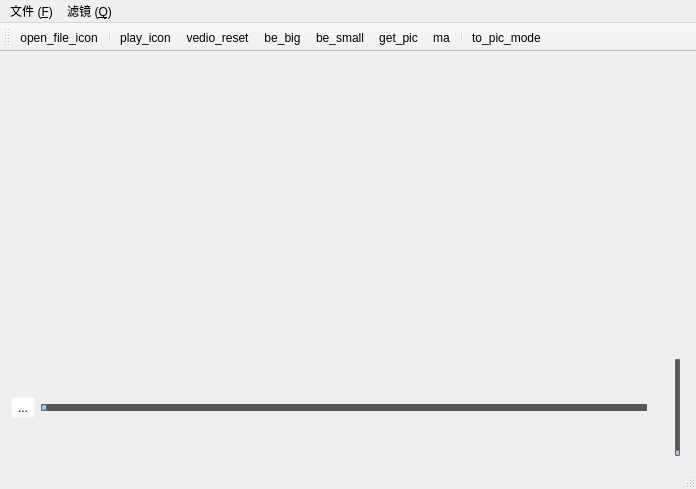
<?xml version="1.0" encoding="UTF-8"?>
<ui version="4.0">
 <class>MainWindow</class>
 <widget class="QMainWindow" name="MainWindow">
  <property name="geometry">
   <rect>
    <x>0</x>
    <y>0</y>
    <width>696</width>
    <height>489</height>
   </rect>
  </property>
  <property name="windowTitle">
   <string>189050741 zzy</string>
  </property>
  <property name="windowIcon">
   <iconset resource="img.qrc">
    <normaloff>:/img/images/codeforces.png</normaloff>:/img/images/codeforces.png</iconset>
  </property>
  <widget class="QWidget" name="centralWidget">
   <layout class="QHBoxLayout" name="horizontalLayout_2">
    <item>
     <layout class="QVBoxLayout" name="verticalLayout" stretch="6,2">
      <item>
       <widget class="QLabel" name="label">
        <property name="text">
         <string/>
        </property>
        <property name="alignment">
         <set>Qt::AlignCenter</set>
        </property>
       </widget>
      </item>
      <item>
       <layout class="QHBoxLayout" name="horizontalLayout">
        <item>
         <widget class="QToolButton" name="toolButton_play">
          <property name="styleSheet">
           <string notr="true">background-color: rgba(255, 255, 255, 0);</string>
          </property>
          <property name="text">
           <string>...</string>
          </property>
          <property name="icon">
           <iconset resource="img.qrc">
            <normaloff>:/img/images/pause.png</normaloff>:/img/images/pause.png</iconset>
          </property>
          <property name="iconSize">
           <size>
            <width>30</width>
            <height>30</height>
           </size>
          </property>
         </widget>
        </item>
        <item>
         <widget class="QSlider" name="video_slider">
          <property name="styleSheet">
           <string notr="true">QSlider::groove:horizontal {
border: 1px solid #4A708B;
background: #C0C0C0;
height: 5px;
border-radius: 1px;
padding-left:-1px;
padding-right:-1px;
}

QSlider::sub-page:horizontal {
background: qlineargradient(x1:0, y1:0, x2:0, y2:1, 
    stop:0 #B1B1B1, stop:1 #c4c4c4);
background: qlineargradient(x1: 0, y1: 0.2, x2: 1, y2: 1,
    stop: 0 #5DCCFF, stop: 1 #1874CD);
border: 1px solid #4A708B;
height: 10px;
border-radius: 2px;
}

QSlider::add-page:horizontal {
background: #575757;
border: 0px solid #777;
height: 10px;
border-radius: 2px;
}

QSlider::handle:horizontal 
{
    background: qradialgradient(spread:pad, cx:0.5, cy:0.5, radius:0.5, fx:0.5, fy:0.5, 
    stop:0.6 #45ADED, stop:0.778409 rgba(255, 255, 255, 255));

    width: 11px;
    margin-top: -3px;
    margin-bottom: -3px;
    border-radius: 5px;
}

QSlider::handle:horizontal:hover {
    background: qradialgradient(spread:pad, cx:0.5, cy:0.5, radius:0.5, fx:0.5, fy:0.5, stop:0.6 #2A8BDA, 
    stop:0.778409 rgba(255, 255, 255, 255));

    width: 11px;
    margin-top: -3px;
    margin-bottom: -3px;
    border-radius: 5px;
}

QSlider::sub-page:horizontal:disabled {
background: #00009C;
border-color: #999;
}

QSlider::add-page:horizontal:disabled {
background: #eee;
border-color: #999;
}

QSlider::handle:horizontal:disabled {
background: #eee;
border: 1px solid #aaa;
border-radius: 4px;
}</string>
          </property>
          <property name="orientation">
           <enum>Qt::Horizontal</enum>
          </property>
         </widget>
        </item>
        <item>
         <widget class="QLabel" name="time_label">
          <property name="font">
           <font>
            <family>Consolas</family>
            <pointsize>14</pointsize>
           </font>
          </property>
          <property name="text">
           <string/>
          </property>
         </widget>
        </item>
        <item>
         <widget class="QSlider" name="volume_slider">
          <property name="styleSheet">
           <string notr="true">
QSlider::groove:vertical {
border: 1px solid #4A708B;
background: #C0C0C0;
width: 5px;
border-radius: 1px;
padding-left:-1px;
padding-right:-1px;
padding-top:-1px;
padding-bottom:-1px;
}

QSlider::sub-page:vertical {
background: #575757;
border: 1px solid #4A708B;
border-radius: 2px;
}

QSlider::add-page:vertical {
background: qlineargradient(x1:0, y1:0, x2:0, y2:1, 
    stop:0 #c4c4c4, stop:1 #B1B1B1);
background: qlineargradient(x1: 0, y1: 0.2, x2: 1, y2: 1,
    stop: 0 #5DCCFF, stop: 1 #1874CD);
border: 0px solid #777;
width: 10px;
border-radius: 2px;
}

QSlider::handle:vertical 
{
    height: 11px;
    margin-left: -3px;
    margin-right: -3px;
    border-radius: 5px;
}

QSlider::sub-page:vertical:disabled {
background: #00009C;
border-color: #999;
}

QSlider::add-page:vertical:disabled {
background: #eee;
border-color: #999;
}

QSlider::handle:vertical:disabled {
background: #eee;
border: 1px solid #aaa;
border-radius: 4px;
}</string>
          </property>
          <property name="sliderPosition">
           <number>0</number>
          </property>
          <property name="orientation">
           <enum>Qt::Vertical</enum>
          </property>
         </widget>
        </item>
       </layout>
      </item>
     </layout>
    </item>
   </layout>
  </widget>
  <widget class="QMenuBar" name="menuBar">
   <property name="geometry">
    <rect>
     <x>0</x>
     <y>0</y>
     <width>696</width>
     <height>23</height>
    </rect>
   </property>
   <widget class="QMenu" name="menu">
    <property name="title">
     <string>文件 (&amp;F)</string>
    </property>
    <addaction name="action_N"/>
   </widget>
   <widget class="QMenu" name="menu_Q">
    <property name="title">
     <string>滤镜 (&amp;Q)</string>
    </property>
    <addaction name="action_Q"/>
    <addaction name="actionErzhihua"/>
    <addaction name="action"/>
   </widget>
   <addaction name="menu"/>
   <addaction name="menu_Q"/>
  </widget>
  <widget class="QToolBar" name="mainToolBar">
   <attribute name="toolBarArea">
    <enum>TopToolBarArea</enum>
   </attribute>
   <attribute name="toolBarBreak">
    <bool>false</bool>
   </attribute>
   <addaction name="actionOpen_file_icon"/>
   <addaction name="separator"/>
   <addaction name="actionPlay_icon"/>
   <addaction name="actionVedio_reset"/>
   <addaction name="actionBe_big"/>
   <addaction name="actionBe_small"/>
   <addaction name="actionGet_pic"/>
   <addaction name="actionMa"/>
   <addaction name="separator"/>
   <addaction name="actionTo_pic_mode"/>
  </widget>
  <widget class="QStatusBar" name="statusBar"/>
  <action name="action_N">
   <property name="text">
    <string>打开文件  (&amp;N)</string>
   </property>
  </action>
  <action name="actionOpen_file_icon">
   <property name="icon">
    <iconset resource="img.qrc">
     <normaloff>:/img/images/openfile.png</normaloff>:/img/images/openfile.png</iconset>
   </property>
   <property name="text">
    <string>open_file_icon</string>
   </property>
   <property name="shortcut">
    <string>Ctrl+N</string>
   </property>
  </action>
  <action name="actionPlay_icon">
   <property name="icon">
    <iconset resource="img.qrc">
     <normaloff>:/img/images/play.png</normaloff>:/img/images/play.png</iconset>
   </property>
   <property name="text">
    <string>play_icon</string>
   </property>
   <property name="shortcut">
    <string>Return</string>
   </property>
  </action>
  <action name="actionTo_pic_mode">
   <property name="icon">
    <iconset resource="img.qrc">
     <normaloff>:/img/images/to_pic_mode.png</normaloff>:/img/images/to_pic_mode.png</iconset>
   </property>
   <property name="text">
    <string>to_pic_mode</string>
   </property>
  </action>
  <action name="action_Q">
   <property name="icon">
    <iconset resource="img.qrc">
     <normaloff>:/img/images/hui.png</normaloff>:/img/images/hui.png</iconset>
   </property>
   <property name="text">
    <string>灰度化 (Q)</string>
   </property>
  </action>
  <action name="actionVedio_reset">
   <property name="icon">
    <iconset resource="img.qrc">
     <normaloff>:/img/images/reset_vedio.png</normaloff>:/img/images/reset_vedio.png</iconset>
   </property>
   <property name="text">
    <string>vedio_reset</string>
   </property>
  </action>
  <action name="actionBe_big">
   <property name="icon">
    <iconset resource="img.qrc">
     <normaloff>:/img/images/be_big.png</normaloff>:/img/images/be_big.png</iconset>
   </property>
   <property name="text">
    <string>be_big</string>
   </property>
  </action>
  <action name="actionBe_small">
   <property name="icon">
    <iconset resource="img.qrc">
     <normaloff>:/img/images/be_small.png</normaloff>:/img/images/be_small.png</iconset>
   </property>
   <property name="text">
    <string>be_small</string>
   </property>
  </action>
  <action name="actionErzhihua">
   <property name="icon">
    <iconset resource="img.qrc">
     <normaloff>:/img/images/er.png</normaloff>:/img/images/er.png</iconset>
   </property>
   <property name="text">
    <string>二值化 (&amp;W)</string>
   </property>
  </action>
  <action name="actionGet_pic">
   <property name="icon">
    <iconset resource="img.qrc">
     <normaloff>:/img/images/get_pic.png</normaloff>:/img/images/get_pic.png</iconset>
   </property>
   <property name="text">
    <string>get_pic</string>
   </property>
  </action>
  <action name="action">
   <property name="icon">
    <iconset resource="img.qrc">
     <normaloff>:/img/images/bian.png</normaloff>:/img/images/bian.png</iconset>
   </property>
   <property name="text">
    <string>均值滤波 (&amp;E)</string>
   </property>
  </action>
  <action name="actionMa">
   <property name="icon">
    <iconset resource="img.qrc">
     <normaloff>:/img/images/ma.png</normaloff>:/img/images/ma.png</iconset>
   </property>
   <property name="text">
    <string>ma</string>
   </property>
  </action>
 </widget>
 <layoutdefault spacing="6" margin="11"/>
 <resources>
  <include location="img.qrc"/>
 </resources>
 <connections/>
</ui>
